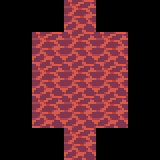

This game map was drawn from its Tiled (.tmx) file and the tilesets committed beside it. A one-line description and the full map source follow:
An orthogonal 5x5 tile map with 32x32 px tiles, 1 tile layer (Tile Layer 1).

<map version="1.0" tiledversion="1.1.6" orientation="orthogonal" renderorder="right-down" width="5" height="5" tilewidth="32" tileheight="32" infinite="0" nextobjectid="1">
 <tileset firstgid="1" source="../ground.tsx" />
 <layer name="Tile Layer 1" width="5" height="5">
  <data encoding="csv">
0,0,27,0,0,
0,27,27,27,0,
0,27,27,27,0,
0,27,27,27,0,
0,0,27,0,0
</data>
 </layer>
</map>
